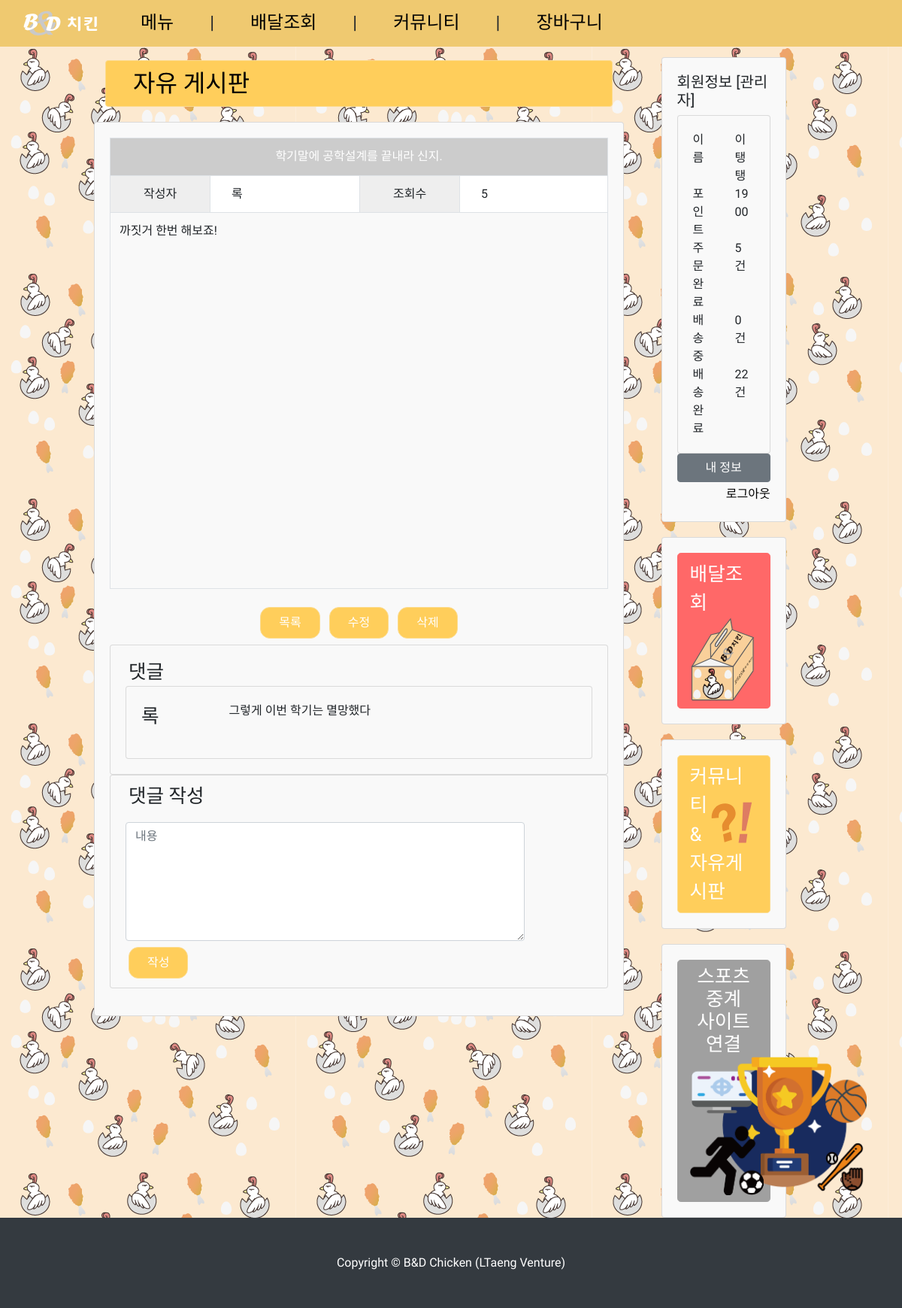
The app's page /pages/community/view.php?ID=57&kind=2 (signed in) with its own data.
### tables this page shows
CREATE TABLE `free` (
  `ID` int(11) NOT NULL,
  `userId` int(11) NOT NULL,
  `title` varchar(40) NOT NULL,
  `context` text NOT NULL,
  `time` timestamp NOT NULL DEFAULT CURRENT_TIMESTAMP,
  `hit` int(11) NOT NULL DEFAULT '0'
);

CREATE TABLE `comment` (
  `ID` int(11) NOT NULL,
  `userId` int(11) NOT NULL,
  `boardId` int(11) NOT NULL,
  `context` text NOT NULL
);

CREATE TABLE `user` (
  `userId` int(11) NOT NULL,
  `name` varchar(100) NOT NULL,
  `email` varchar(100) NOT NULL,
  `password` varchar(400) NOT NULL,
  `tel` varchar(40) NOT NULL,
  `address` varchar(100) NOT NULL,
  `point` int(11) NOT NULL
);

### pages/community/view.php (the view, shortened to what this page needs)
<?php
include "/var/www/html/WebProgramming/sql/connection/dbconnect.php";
$kind = mysqli_real_escape_string($con, $_GET['kind']);
if ($kind == 2)
	$community = "free";
elseif ($kind == 3)
	$community = "question";
else {
	$community = "notice";
	$kind = 1;
}
?>
<!DOCTYPE html>
<html>
    <head>
    <?php include "../header.php"; ?>
    </head>
    <body>
    <?php include "../navbar.php"; ?>
  <div class="container-fluid" style="padding-left: 125px; padding-right: 125px; background-image: url('../../assets/images/background-2.png');">
   <div class="row">
        <div class="col-lg-9">
		  <div class="col-lg-12 mt-4">
            <div class="btn btn-yellow full_button">
                <span class="huge_font" style="float: left; padding-left: 1.5rem;">
					<?php
					if ($community == 'notice')
						echo '공지 사항';
					else if ($community == 'free')
						echo '자유 게시판';
					?>
                </span>
            </div>
          </div>
		  <div class="card">
			  <div class="card-body">
			<?php
				mysqli_query($con, "set session character_set_connection=utf8;");
				mysqli_query($con, "set session character_set_results=utf8;");
				mysqli_query($con, "set session character_set_client=utf8;");
				$ID = mysqli_real_escape_string($con, $_GET['ID']);
				$hit = "update $community set hit=hit+1 where ID=$ID";
                $con->query($hit);
				$query = "select title, context, time, hit, userId, (SELECT `name` FROM `user` WHERE `userId` = `$community`.`userId`) as `name` from $community where ID = '$ID'";
				$result = $con->query($query);
				$rows = mysqli_fetch_assoc($result);
			?>
			<table class="table table-bordered" align=center>
			<tr>
					<td colspan="4" class="view_title"><?php echo $rows['title']?></td>
			</tr>
			<tr>
					<td class="view_id">작성자</td>
					<td class="view_id2"><?php echo "&nbsp;&nbsp;&nbsp;&nbsp;" . $rows['name']?></td>
					<td class="view_hit">조회수</td>
					<td class="view_hit2"><?php echo "&nbsp;&nbsp;&nbsp;&nbsp;" . $rows['hit']?></td>
			</tr>
			<tr>
					<td colspan="4" class="view_content" valign="top">
					<?php echo $rows['context']?></td>
			</tr>
			</table>
				<div class="text-center">
					<center>
						<button class="btn btn-yellow btn-radius mx-1 my-2" onclick="location.href='./notice.php?kind=<?php echo $kind; ?>'">목록</button>
					<?php
					if (isset($_SESSION['usr_id'])){
						$query2 = "SELECT `userId` FROM $community WHERE `userId` = $_SESSION[usr_id]";
						$result2 = $con->query($query2);
						$rows2 = mysqli_fetch_row($result2);
						if($rows2[0] == $_SESSION['usr_id']){
					?>
						<button class="btn btn-yellow btn-radius mx-1 my-2" onclick="location.href='./modify.php?ID=<?=$ID?>&kind=<?php echo $kind; ?>'">수정</button>
						<button class="btn btn-yellow btn-radius mx-1 my-2" onclick="del()">삭제</button>
					<?php }
					}?>
					</center>
				</div>
				<?php
					if($kind == 2){
					?>
					 <div class="card mt-0">
					   <div class="card-title mb-0">
						 <p class="large_font text-left ml-4 mt-3 mb-0">댓글</p>
					   </div>
					   <div class="card-body pt-0">
						 <?php
						   $sql = "SELECT `context`, (SELECT `name` FROM `user` WHERE `user`.`userId` = `comment`.`userId`) as `name` FROM `comment` WHERE `boardId` = $ID";
						   $result = mysqli_query($con, $sql);
						   while($row = mysqli_fetch_assoc($result)) {
							 echo '
							   <div class="card mt-0">
									   <div class="card-body">
										 <div class="row">
											 <div class="col-md-2 large_font">
											   <p>'.$row['name'].'</p>
											 </div>
											 <div class="col-md-10">
												 <div class="clearfix text-left col-md-12"><p>'.$row['context'].'</p></div>
											 </div>
										 </div>
								 </div>
							 </div>
							 ';
						   }
						  ?>
					   </div>
					 </div>
					 <div class="card mt-0 mb-3">
					   <div class="card-title">
						 <p class="large_font float-left ml-4 mt-2 mb-0">댓글 작성</p>
					   </div>
					   <div class="card-body p-1">
						 <form method="post" action="comment_action.php" class="ml-3">
						   <textarea class="form-control col-10" name="context" cols=85 rows=6 placeholder="내용" value="<?php if(isset($context)){echo $context;} ?>" ></textarea>
						   <input class="btn btn-yellow btn-radius mx-1 my-2" type="submit" value="작성">
						 </form>
					   </div>
					 </div>
					<?php
					}
				?>
			  </div>
		  </div>
        </div>
        <?php include "../sidebar.php"; ?>
    </div>
  </div>
  <?php include "../footer.php"; ?>
    </body>
</html>

### pages/sidebar.php (shortened to what this page needs)
<div class="col-lg-3" style="padding-right: 3%; padding-left: 2%">
  <div class="container">
      <div class="card">
          <div class="card-body">
                  <?php
                  if (!isset($_SESSION['usr_id'])) {
                  ?>
                  <div class="text-center">
                      <img src="../../assets/images/Text_Logo.svg" height=100 class="img_top" style="width: 5rem;" />
                      <img src="../../assets/images/Chicken_Logo.svg" height=150 style="width: 7rem;" />
                  </div>
                  <h5 class="card-title">로그인</h5>
                  <form method="POST" action="../user/login.php">
                      <div class="form-group">
                          <input type="text" class="form-control" placeholder="이메일" name="email" >
                          <input type="password" class="form-control" placeholder="패스워드" name="password">
                      </div>
                      <button type="submit" class="btn btn-primary form-control">로그인</button>
                      <div class="my-1">
                          <div class="float-left">
                              <a href="../user/register.php">회원가입</a>
                          </div>
                          <div class="float-right">
                              <a href="../user/idfind.php">이메일 찾기</a>
                              <a href="../user/pwfind.php">비밀번호 찾기</a>
                          </div>
                      </div>
                  </form>
                  <?php
                  } else {
                  $role_sql = "SELECT `role` FROM `authorities` WHERE `userId` = " . $_SESSION['usr_id'];
                  $result = mysqli_query($con, $role_sql);
                  while ($row = mysqli_fetch_assoc($result))
                      $auth[] = $row['role'];
                  if (in_array("IS_ADMIN", $auth))
                      $isAdmin = true;
                  else
                      $isAdmin = false;
                  $notBaedal = 0;
                  $isBaedal = 0;
                  $completeBaedal = 0;
                  $point_sql = "SELECT `point` FROM `user` WHERE `userId` = " . $_SESSION['usr_id'];
                  $user_sql = "SELECT `baedal`, `completeTime` FROM `baedal_list`";
                  $result = mysqli_query($con, $point_sql);
                  while ($row = mysqli_fetch_assoc($result)) {
                      $point = $row['point'];
                  }
                  $result = mysqli_query($con, $user_sql);
                  while ($row = mysqli_fetch_assoc($result)) {
                      if ($row['baedal'] == 0 && $row['completeTime'] == NULL) {
                          $notBaedal++;
                      } else if ($row['completeTime'] == NULL) {
                          $isBaedal++;
                      } else {
                          $completeBaedal++;
                      }
                  }
                  ?>
                  <h5 class="text-title">회원정보
                  <?php
                  if ($isAdmin)
                      echo "[관리자]";
                  ?>
                  </h5>
                  <div class="card m-0">
                      <div class="card-body">
                          <div class="row">
                              <div class="col-6 form-group">이름</div>
                              <div class="col-6"><?php echo $_SESSION['usr_name']; ?></div>
                              <div class="col-6">포인트</div>
                              <div class="col-6"><?php echo $point; ?></div>
                              <div class="col-6">주문완료</div>
                              <div class="col-6"><?php echo $notBaedal; ?> 건</div>
                              <div class="col-6">배송중</div>
                              <div class="col-6"><?php echo $isBaedal; ?> 건</div>
                              <div class="col-6">배송완료</div>
                              <div class="col-6"><?php echo $completeBaedal; ?> 건</div>
                          </div>
                      </div>
                  </div>
                  <a class="btn btn-secondary full_button text-white" href="../user/profile.php">내 정보</a>
                  <div class="text-right my-1">
                      <a href="../user/logout.php">로그아웃</a>
                  </div>
                  <?php
                  }
                  ?>
                </div>
            </div>
      <div class="card" onclick="location.href='../chicken/baedal.php'">
          <div class="card-body">
              <div class="btn btn-lg btn-red full_button text-left">
                  <span class="large_font">배달조회</span>
                  <div style="float: right;"><img src="../../assets/images/box.svg" style="width: 6rem; height: 7rem" /></div>
              </div>
          </div>
      </div>
      <div class="card" onclick="location.href='../community/notice.php'">
          <div class="card-body">
              <div class="btn btn-lg btn-yellow full_button text-left">
                  <span class="large_font">
                      커뮤니티
                      <div style="float: right; padding-top: 10px;">
                          <img src="../../assets/images/Q&A.svg" style="width: 4rem; height: 4rem;" />
                      </div>
                      <br>& 자유게시판
                  </span>
              </div>
          </div>
      </div>
      <div class="card">
          <div class="card-body">
              <div class="btn btn-lg btn-gray full_button text-center">
                  <span class="one_line_height large_font">
                      스포츠 중계
                      <br>
                      사이트 연결
                      <br>
                  </span>
                  <img src="../../assets/images/sports.png" style="height: 11.5rem" onclick="window.open('../../popup/sports.php', '_blank', 'width=523, height=530, toolbar=no, scrollbars=no, resizable=yes');">
              </div>
          </div>
      </div>
    </div>
  </div>

### css/style.css (style rules this page uses)
body { font-family: 'Do Hyeon', sans-serif; padding-top: 56px; background-color: #fff9ed; }
a, a:hover, a:link { color: black; }
.full_button { width: 100%; }
.large_font { font-size: 1.6rem; }
.huge_font { font-size: 2rem; color: black; }
.btn-radius { padding: 0.5rem 1.5rem; border-radius: 13px; }
.btn-gray { background-color: #a0a0a0; border-color: #a0a0a0; color: white; }
.btn-red { background-color: #ff6868; border-color: #ff6868; color: white; }
.btn-yellow { background-color: #ffce5b; border-color: #fcdb8d; color: white; }
.card { margin-top: 20px; background-color: #f9f9f9; }
.one_line_height { line-height: 1; }

### pages/community/view.php (style rules this page uses)
.view_title { height: 50px; text-align: center; background-color: #cccccc; color: white; width: 1000px; }
.view_id { text-align: center; background-color: #EEEEEE; width: 30px; }
.view_id2 { background-color: white; width: 60px; height: 40px; }
.view_hit { background-color: #EEEEEE; width: 30px; text-align: center; }
.view_hit2 { background-color: white; width: 60px; height: 40px; }
.view_content { padding-top: 20px; border-top: 1px solid #444444; height: 500px; }

### records on screen
free: title "학기말에 공학설계를 끝내라 신지.", hit "5", context "까짓거 한번 해보죠!"
comment: name "록", context "그렇게 이번 학기는 멸망했다"
user: point "1900"

### other values on screen
$rows['name'] "록"
$_SESSION['usr_name'] "이탱탱"
$notBaedal "5"
$isBaedal "0"
$completeBaedal "22"
